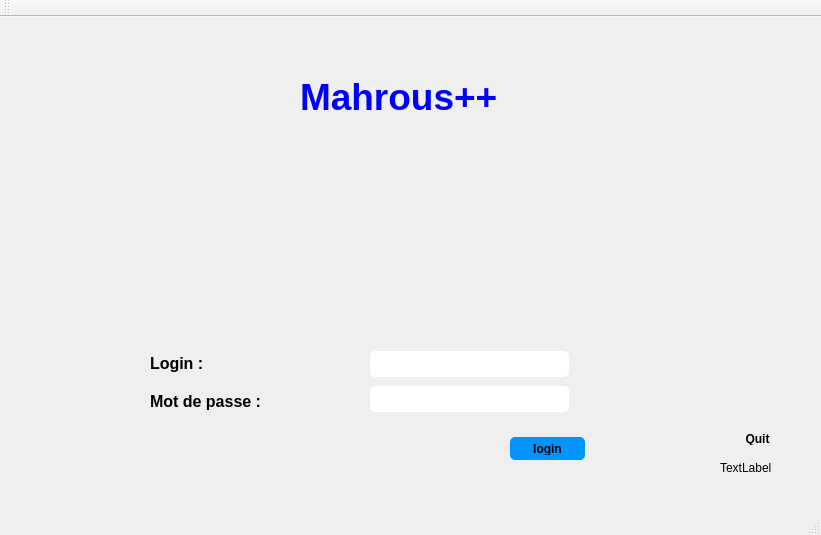
<?xml version="1.0" encoding="UTF-8"?>
<ui version="4.0">
 <class>MainWindow</class>
 <widget class="QMainWindow" name="MainWindow">
  <property name="geometry">
   <rect>
    <x>0</x>
    <y>0</y>
    <width>821</width>
    <height>535</height>
   </rect>
  </property>
  <property name="contextMenuPolicy">
   <enum>Qt::DefaultContextMenu</enum>
  </property>
  <property name="windowTitle">
   <string>Gestion des Clients</string>
  </property>
  <property name="styleSheet">
   <string notr="true">@
QApplication::setStyle(QStyleFactory::create(&quot;Fusion&quot;));
QPalette p;
p = qApp-&gt;palette();
p.setColor(QPalette::Window, QColor(53,53,53));
p.setColor(QPalette::Button, QColor(53,53,53));
p.setColor(QPalette::Highlight, QColor(142,45,197));
p.setColor(QPalette::ButtonText, QColor(255,255,255));
qApp-&gt;setPalette(p);
@</string>
  </property>
  <property name="dockOptions">
   <set>QMainWindow::AnimatedDocks</set>
  </property>
  <property name="unifiedTitleAndToolBarOnMac">
   <bool>false</bool>
  </property>
  <widget class="QWidget" name="centralWidget">
   <widget class="QPushButton" name="pushButton_3">
    <property name="geometry">
     <rect>
      <x>720</x>
      <y>410</y>
      <width>75</width>
      <height>23</height>
     </rect>
    </property>
    <property name="styleSheet">
     <string notr="true">color: &quot;red&quot;;

padding: 5px;
border-radius: 5px;

font-weight: bold;
</string>
    </property>
    <property name="text">
     <string>Quit</string>
    </property>
   </widget>
   <widget class="QLabel" name="pic">
    <property name="enabled">
     <bool>true</bool>
    </property>
    <property name="geometry">
     <rect>
      <x>0</x>
      <y>0</y>
      <width>821</width>
      <height>535</height>
     </rect>
    </property>
    <property name="frameShadow">
     <enum>QFrame::Plain</enum>
    </property>
    <property name="text">
     <string/>
    </property>
    <property name="scaledContents">
     <bool>false</bool>
    </property>
    <property name="wordWrap">
     <bool>false</bool>
    </property>
    <property name="openExternalLinks">
     <bool>false</bool>
    </property>
   </widget>
   <widget class="QLabel" name="status">
    <property name="geometry">
     <rect>
      <x>720</x>
      <y>440</y>
      <width>81</width>
      <height>21</height>
     </rect>
    </property>
    <property name="text">
     <string>TextLabel</string>
    </property>
   </widget>
   <widget class="QLabel" name="time_label">
    <property name="geometry">
     <rect>
      <x>680</x>
      <y>0</y>
      <width>141</width>
      <height>51</height>
     </rect>
    </property>
    <property name="font">
     <font>
      <family>NFL Minnesota Vikings</family>
      <pointsize>18</pointsize>
     </font>
    </property>
    <property name="text">
     <string/>
    </property>
   </widget>
   <widget class="QLabel" name="label_10">
    <property name="geometry">
     <rect>
      <x>300</x>
      <y>40</y>
      <width>321</width>
      <height>81</height>
     </rect>
    </property>
    <property name="text">
     <string>&lt;html&gt;&lt;head/&gt;&lt;body&gt;&lt;p&gt;&lt;span style=&quot; font-size:28pt; font-weight:600; color:#0000ff;&quot;&gt;Mahrous++&lt;/span&gt;&lt;/p&gt;&lt;/body&gt;&lt;/html&gt;</string>
    </property>
   </widget>
   <widget class="QWidget" name="verticalLayoutWidget">
    <property name="geometry">
     <rect>
      <x>139</x>
      <y>320</y>
      <width>221</width>
      <height>91</height>
     </rect>
    </property>
    <layout class="QVBoxLayout" name="verticalLayout">
     <item>
      <widget class="QLabel" name="label">
       <property name="text">
        <string>&lt;html&gt;&lt;head/&gt;&lt;body&gt;&lt;p&gt;&lt;span style=&quot; font-size:12pt; font-weight:600;&quot;&gt;Login :&lt;/span&gt;&lt;/p&gt;&lt;/body&gt;&lt;/html&gt;</string>
       </property>
      </widget>
     </item>
     <item>
      <widget class="QLabel" name="label_2">
       <property name="text">
        <string>&lt;html&gt;&lt;head/&gt;&lt;body&gt;&lt;p&gt;&lt;span style=&quot; font-size:12pt; font-weight:600;&quot;&gt;Mot de passe :&lt;/span&gt;&lt;/p&gt;&lt;/body&gt;&lt;/html&gt;</string>
       </property>
      </widget>
     </item>
    </layout>
   </widget>
   <widget class="QWidget" name="verticalLayoutWidget_2">
    <property name="geometry">
     <rect>
      <x>359</x>
      <y>320</y>
      <width>221</width>
      <height>91</height>
     </rect>
    </property>
    <layout class="QVBoxLayout" name="verticalLayout_2">
     <item>
      <widget class="QLineEdit" name="cx_login">
       <property name="styleSheet">
        <string notr="true">QLineEdit {
padding: 5px;
border-radius: 5px;

font-weight: bold;
}</string>
       </property>
      </widget>
     </item>
     <item>
      <widget class="QLineEdit" name="cx_mdp">
       <property name="styleSheet">
        <string notr="true">QLineEdit {
padding: 5px;
border-radius: 5px;

font-weight: bold;
}</string>
       </property>
       <property name="echoMode">
        <enum>QLineEdit::Password</enum>
       </property>
      </widget>
     </item>
    </layout>
   </widget>
   <widget class="QPushButton" name="pushButton">
    <property name="geometry">
     <rect>
      <x>510</x>
      <y>420</y>
      <width>75</width>
      <height>23</height>
     </rect>
    </property>
    <property name="styleSheet">
     <string notr="true">QPushButton {
padding: 5px;
border-radius: 5px;
background-color:#0094ff;
font-weight: bold;
}</string>
    </property>
    <property name="text">
     <string>login</string>
    </property>
   </widget>
   <widget class="QLabel" name="picc">
    <property name="geometry">
     <rect>
      <x>230</x>
      <y>130</y>
      <width>321</width>
      <height>171</height>
     </rect>
    </property>
    <property name="text">
     <string/>
    </property>
   </widget>
   <zorder>pic</zorder>
   <zorder>pushButton_3</zorder>
   <zorder>status</zorder>
   <zorder>time_label</zorder>
   <zorder>label_10</zorder>
   <zorder>verticalLayoutWidget</zorder>
   <zorder>verticalLayoutWidget_2</zorder>
   <zorder>pushButton</zorder>
   <zorder>picc</zorder>
  </widget>
  <widget class="QMenuBar" name="menuBar">
   <property name="geometry">
    <rect>
     <x>0</x>
     <y>0</y>
     <width>821</width>
     <height>22</height>
    </rect>
   </property>
  </widget>
  <widget class="QToolBar" name="mainToolBar">
   <attribute name="toolBarArea">
    <enum>TopToolBarArea</enum>
   </attribute>
   <attribute name="toolBarBreak">
    <bool>false</bool>
   </attribute>
  </widget>
  <widget class="QStatusBar" name="statusBar"/>
 </widget>
 <layoutdefault spacing="6" margin="11"/>
 <resources/>
 <connections>
  <connection>
   <sender>pushButton_3</sender>
   <signal>clicked()</signal>
   <receiver>MainWindow</receiver>
   <slot>close()</slot>
   <hints>
    <hint type="sourcelabel">
     <x>720</x>
     <y>459</y>
    </hint>
    <hint type="destinationlabel">
     <x>141</x>
     <y>506</y>
    </hint>
   </hints>
  </connection>
 </connections>
</ui>
